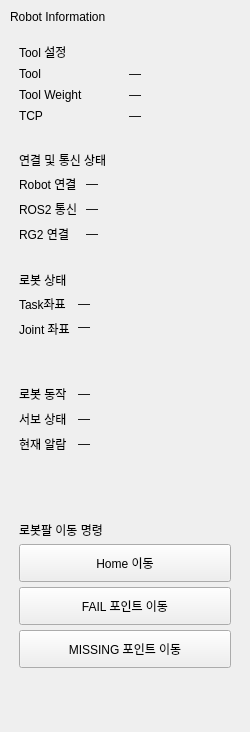
     <widget class="QFrame" name="sidebar">
      <property name="minimumSize">
       <size>
        <width>250</width>
        <height>0</height>
       </size>
      </property>
      <property name="maximumSize">
       <size>
        <width>250</width>
        <height>16777215</height>
       </size>
      </property>
      <property name="role" stdset="0">
       <string>panel</string>
      </property>
      <layout class="QVBoxLayout" name="layout2">
       <property name="spacing">
        <number>10</number>
       </property>
       <property name="leftMargin">
        <number>10</number>
       </property>
       <property name="topMargin">
        <number>10</number>
       </property>
       <property name="rightMargin">
        <number>10</number>
       </property>
       <property name="bottomMargin">
        <number>10</number>
       </property>
       <item>
        <widget class="QLabel" name="sidebarTitle">
         <property name="text">
          <string>Robot Information</string>
         </property>
        </widget>
       </item>
       <item>
        <widget class="QFrame" name="toolPanel">
         <property name="role" stdset="0">
          <string>subPanel</string>
         </property>
         <layout class="QVBoxLayout" name="layout3">
          <item>
           <layout class="QHBoxLayout" name="layout4">
            <item>
             <widget class="QLabel" name="toolPanelTitle">
              <property name="text">
               <string>Tool 설정</string>
              </property>
              <property name="role" stdset="0">
               <string>groupTitle</string>
              </property>
             </widget>
            </item>
           </layout>
          </item>
          <item>
           <layout class="QGridLayout" name="layout5" columnstretch="0,0">
            <property name="horizontalSpacing">
             <number>8</number>
            </property>
            <property name="verticalSpacing">
             <number>7</number>
            </property>
            <item row="0" column="0">
             <widget class="QLabel" name="toolNameKey">
              <property name="text">
               <string>Tool</string>
              </property>
              <property name="role" stdset="0">
               <string>key</string>
              </property>
             </widget>
            </item>
            <item row="1" column="0">
             <widget class="QLabel" name="toolWeightKey">
              <property name="text">
               <string>Tool Weight</string>
              </property>
              <property name="role" stdset="0">
               <string>key</string>
              </property>
             </widget>
            </item>
            <item row="2" column="1">
             <widget class="QLabel" name="toolTcp">
              <property name="text">
               <string>—</string>
              </property>
              <property name="role" stdset="0">
               <string>value</string>
              </property>
             </widget>
            </item>
            <item row="1" column="1">
             <widget class="QLabel" name="toolWeight">
              <property name="text">
               <string>—</string>
              </property>
              <property name="role" stdset="0">
               <string>value</string>
              </property>
             </widget>
            </item>
            <item row="2" column="0">
             <widget class="QLabel" name="toolTcpKey">
              <property name="text">
               <string>TCP</string>
              </property>
              <property name="role" stdset="0">
               <string>key</string>
              </property>
             </widget>
            </item>
            <item row="0" column="1">
             <widget class="QLabel" name="toolName">
              <property name="text">
               <string>—</string>
              </property>
              <property name="role" stdset="0">
               <string>value</string>
              </property>
             </widget>
            </item>
           </layout>
          </item>
         </layout>
        </widget>
       </item>
       <item>
        <widget class="QFrame" name="connPanel">
         <property name="role" stdset="0">
          <string>subPanel</string>
         </property>
         <layout class="QVBoxLayout" name="layout6">
          <item>
           <widget class="QLabel" name="connPanelTitle">
            <property name="text">
             <string>연결 및 통신 상태</string>
            </property>
            <property name="role" stdset="0">
             <string>groupTitle</string>
            </property>
           </widget>
          </item>
          <item>
           <layout class="QGridLayout" name="layout7" columnstretch="0,1">
            <property name="horizontalSpacing">
             <number>8</number>
            </property>
            <property name="verticalSpacing">
             <number>7</number>
            </property>
            <item row="0" column="0">
             <widget class="QLabel" name="connRobotKey">
              <property name="text">
               <string>Robot 연결</string>
              </property>
              <property name="role" stdset="0">
               <string>key</string>
              </property>
             </widget>
            </item>
            <item row="0" column="1">
             <widget class="QLabel" name="connRobot">
              <property name="text">
               <string>—</string>
              </property>
              <property name="role" stdset="0">
               <string>value</string>
              </property>
             </widget>
            </item>
            <item row="1" column="0">
             <widget class="QLabel" name="connRosKey">
              <property name="text">
               <string>ROS2 통신</string>
              </property>
              <property name="role" stdset="0">
               <string>key</string>
              </property>
             </widget>
            </item>
            <item row="1" column="1">
             <widget class="QLabel" name="connRos">
              <property name="text">
               <string>—</string>
              </property>
              <property name="role" stdset="0">
               <string>value</string>
              </property>
             </widget>
            </item>
            <item row="2" column="0">
             <widget class="QLabel" name="connGripperKey">
              <property name="text">
               <string>RG2 연결</string>
              </property>
              <property name="role" stdset="0">
               <string>key</string>
              </property>
             </widget>
            </item>
            <item row="2" column="1">
             <widget class="QLabel" name="connGripper">
              <property name="text">
               <string>—</string>
              </property>
              <property name="role" stdset="0">
               <string>value</string>
              </property>
             </widget>
            </item>
           </layout>
          </item>
         </layout>
        </widget>
       </item>
       <item>
        <widget class="QFrame" name="extraPanel">
         <property name="role" stdset="0">
          <string>subPanel</string>
         </property>
         <layout class="QVBoxLayout" name="layoutExtraPanel">
          <item>
           <widget class="QLabel" name="extraPanelTitle">
            <property name="text">
             <string>로봇 상태</string>
            </property>
            <property name="role" stdset="0">
             <string>groupTitle</string>
            </property>
           </widget>
          </item>
          <item>
           <layout class="QGridLayout" name="layoutExtraRows" columnstretch="0,1">
            <property name="horizontalSpacing">
             <number>8</number>
            </property>
            <property name="verticalSpacing">
             <number>7</number>
            </property>
            <item row="0" column="0">
             <widget class="QLabel" name="extraRow1Key">
              <property name="text">
               <string>Task좌표</string>
              </property>
              <property name="role" stdset="0">
               <string>key</string>
              </property>
             </widget>
            </item>
            <item row="0" column="1">
             <widget class="QLabel" name="extraRow1">
              <property name="text">
               <string>—</string>
              </property>
              <property name="role" stdset="0">
               <string>value</string>
              </property>
             </widget>
            </item>
            <item row="1" column="0">
             <widget class="QLabel" name="extraRow2Key">
              <property name="text">
               <string>Joint 좌표</string>
              </property>
              <property name="alignment">
               <set>Qt::AlignLeading|Qt::AlignLeft|Qt::AlignTop</set>
              </property>
              <property name="role" stdset="0">
               <string>key</string>
              </property>
             </widget>
            </item>
            <item row="1" column="1">
             <widget class="QLabel" name="extraRow2">
              <property name="minimumSize">
               <size>
                <width>0</width>
                <height>58</height>
               </size>
              </property>
              <property name="text">
               <string>—</string>
              </property>
              <property name="alignment">
               <set>Qt::AlignLeading|Qt::AlignLeft|Qt::AlignTop</set>
              </property>
              <property name="role" stdset="0">
               <string>value</string>
              </property>
             </widget>
            </item>
            <item row="2" column="0">
             <widget class="QLabel" name="extraRow3Key">
              <property name="text">
               <string>로봇 동작</string>
              </property>
              <property name="role" stdset="0">
               <string>key</string>
              </property>
             </widget>
            </item>
            <item row="2" column="1">
             <widget class="QLabel" name="extraRow3">
              <property name="text">
               <string>—</string>
              </property>
              <property name="role" stdset="0">
               <string>value</string>
              </property>
             </widget>
            </item>
                       <item row="4" column="0">
             <widget class="QLabel" name="extraRow4Key">
              <property name="text">
               <string>현재 알람</string>
              </property>
              <property name="role" stdset="0">
               <string>key</string>
              </property>
             </widget>
            </item>
            <item row="4" column="1">
             <widget class="QLabel" name="extraRow4">
              <property name="text">
               <string>—</string>
              </property>
              <property name="role" stdset="0">
               <string>value</string>
              </property>
             </widget>
            </item>
            <item row="3" column="0">
             <widget class="QLabel" name="extraRow5Key">
              <property name="text">
               <string>서보 상태</string>
              </property>
              <property name="role" stdset="0">
               <string>key</string>
              </property>
             </widget>
            </item>
            <item row="3" column="1">
             <widget class="QLabel" name="extraRow5">
              <property name="text">
               <string>—</string>
              </property>
              <property name="role" stdset="0">
               <string>value</string>
              </property>
             </widget>
            </item>
</layout>
          </item>
         </layout>
        </widget>
       </item>
       <item>
        <spacer name="spacer10">
         <property name="orientation">
          <enum>Qt::Vertical</enum>
         </property>
         <property name="sizeHint" stdset="0">
          <size>
           <width>20</width>
           <height>40</height>
          </size>
         </property>
        </spacer>
       </item>
       <item>
        <widget class="QFrame" name="moveCommandPanel">
         <property name="role" stdset="0">
          <string>subPanel</string>
         </property>
         <layout class="QVBoxLayout" name="layoutMoveCommand">
          <property name="spacing">
           <number>5</number>
          </property>
          <item>
           <widget class="QLabel" name="moveCommandTitle">
            <property name="text">
             <string>로봇팔 이동 명령</string>
            </property>
            <property name="role" stdset="0">
             <string>groupTitle</string>
            </property>
           </widget>
          </item>
       <item>
        <widget class="QPushButton" name="homeBtn">
         <property name="minimumSize">
          <size>
           <width>0</width>
           <height>38</height>
          </size>
         </property>
         <property name="text">
          <string>Home 이동</string>
         </property>
        </widget>
       </item>
       <item>
        <widget class="QPushButton" name="failBtn">
         <property name="minimumSize">
          <size>
           <width>0</width>
           <height>38</height>
          </size>
         </property>
         <property name="text">
          <string>FAIL 포인트 이동</string>
         </property>
        </widget>
       </item>
        <item>
         <widget class="QPushButton" name="missingBtn">
          <property name="minimumSize">
           <size>
            <width>0</width>
            <height>38</height>
           </size>
          </property>
          <property name="text">
           <string>MISSING 포인트 이동</string>
          </property>
         </widget>
        </item>
       <item>
        <widget class="QLabel" name="moveHint">
         <property name="minimumSize">
          <size>
           <width>0</width>
           <height>40</height>
          </size>
         </property>
         <property name="text">
          <string/>
         </property>
         <property name="wordWrap">
          <bool>true</bool>
         </property>
         <property name="role" stdset="0">
          <string>key</string>
         </property>
        </widget>
       </item>
         </layout>
        </widget>
       </item>
      </layout>
     </widget>
